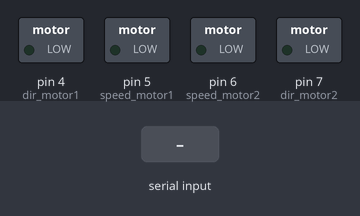
This sketch was run on a simulated Arduino Uno, built with avr-gcc and run on an emulated ATmega328P. Shown: switched loads named in the sketch (green lamp = pin HIGH). Inputs (shaded band) come from the test bench.

Above: at 1.4 s.
1.5 s: "T" received over Serial
At 2.7 s:
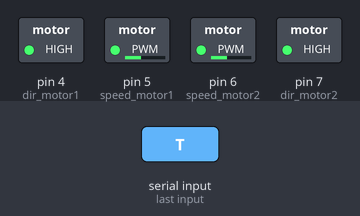
3.0 s: "R" received over Serial
At 4.0 s:
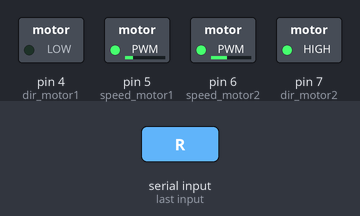
4.5 s: "L" received over Serial
At 5.1 s:
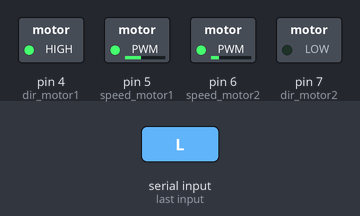
6.0 s: "X" received over Serial
At 6.3 s:
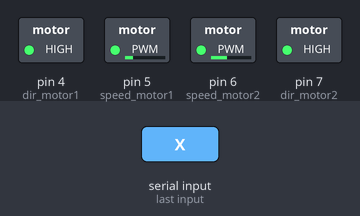
7.5 s: "T" received over Serial
At 8.6 s:
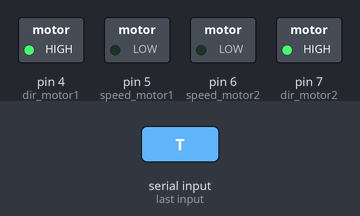
9.0 s: "Y" received over Serial
At 9.7 s:
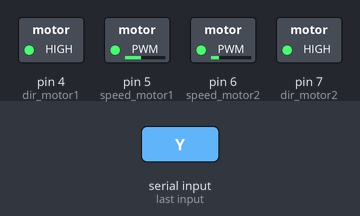
Timing chart, 0 to 11.5 s (numbered marks = the images above; inputs shaded):
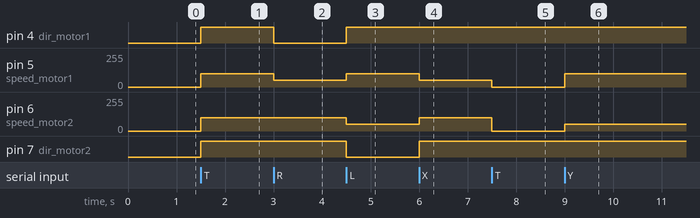

Measured:
- after the input at 1.5 s, pin 4 (dir_motor1), pin 7 (dir_motor2): LOW → HIGH at once; pin 5 (speed_motor1), pin 6 (speed_motor2): 0/255 → 100/255 at once
- after the input at 3.0 s, pin 4 (dir_motor1): HIGH → LOW at once; pin 5 (speed_motor1): 100/255 → 50/255 at once
- after the input at 4.5 s, pin 4 (dir_motor1): LOW → HIGH at once; pin 5 (speed_motor1): 50/255 → 100/255 at once; pin 6 (speed_motor2): 100/255 → 50/255 at once; pin 7 (dir_motor2): HIGH → LOW at once
- after the input at 6.0 s, pin 5 (speed_motor1): 100/255 → 50/255 at once; pin 6 (speed_motor2): 50/255 → 100/255 at once; pin 7 (dir_motor2): LOW → HIGH at once
- after the input at 7.5 s, pin 5 (speed_motor1): 50/255 → 0/255 at once; pin 6 (speed_motor2): 100/255 → 0/255 at once
- after the input at 9.0 s, pin 5 (speed_motor1): 0/255 → 100/255 at once; pin 6 (speed_motor2): 0/255 → 50/255 at once

The sketch:

LF_using_CV.ino
```cpp
int dir_motor1 = 4;  //IN1  for direction // right motor
int dir_motor2 = 7;  //IN2                // left motor
int speed_motor1 = 5;   //AN1 for speed
int speed_motor2 = 6;


//high gives you forward movement(towards plate/arduino).

void setup()
{
  Serial.begin(9600);
  pinMode(dir_motor1, OUTPUT);  //left motor
  pinMode(dir_motor2, OUTPUT);  //right motor
  pinMode(speed_motor1, OUTPUT);
  pinMode(speed_motor2, OUTPUT);
  delay(200);
}

void loop()
{
if (Serial.available() > 0)
  {
    char a = Serial.read();
    if (a == 'T')
    {
      forward();
    }
    else if (a == 'R')
    {
      slight_right();
    }
    else if (a == 'L')
    {
      slight_left();
    }
    else if (a == 'X') // right 90
    {
      right90();
    }
    else if (a == 'Y') // left 90
    {
     left90();
    }
    else if (a == 'S')
    {
      halt();
    }
    else
    { halt();
    }
  }
}
```

functions_for_lf.ino
```cpp
void forward()
{
  digitalWrite(dir_motor1, HIGH);
  digitalWrite(dir_motor2, HIGH);
  analogWrite(speed_motor1, 100);
  analogWrite(speed_motor2, 100);
}
void halt()
{
  digitalWrite(dir_motor1, HIGH);
  digitalWrite(dir_motor2, HIGH);
  analogWrite(speed_motor1, 0);
  analogWrite(speed_motor2, 0);
}

void slight_left() {
  digitalWrite(dir_motor1, HIGH);
  digitalWrite(dir_motor2, LOW);
  analogWrite(speed_motor1, 100);
  analogWrite(speed_motor2, 50);
}
void slight_right() {
  digitalWrite(dir_motor1, LOW);
  digitalWrite(dir_motor2, HIGH);
  analogWrite(speed_motor1, 50);
  analogWrite(speed_motor2, 100);
}
void left90()
{
  char b = Serial.read();
  digitalWrite(dir_motor1, HIGH);
  digitalWrite(dir_motor2, HIGH);
  analogWrite(speed_motor1, 100);
  analogWrite(speed_motor2, 50);
  //    delay(200);
  while (b != 'T')
  {
    b = Serial.read();
  }
  halt();
}


void right90()
{
  char b = Serial.read();
  digitalWrite(dir_motor1, HIGH);
  digitalWrite(dir_motor2, HIGH);
  analogWrite(speed_motor1, 50);
  analogWrite(speed_motor2, 100);
  //  delay(200);
  while (b != 'T')
  {
    b = Serial.read();
  }
  halt();
}
```
